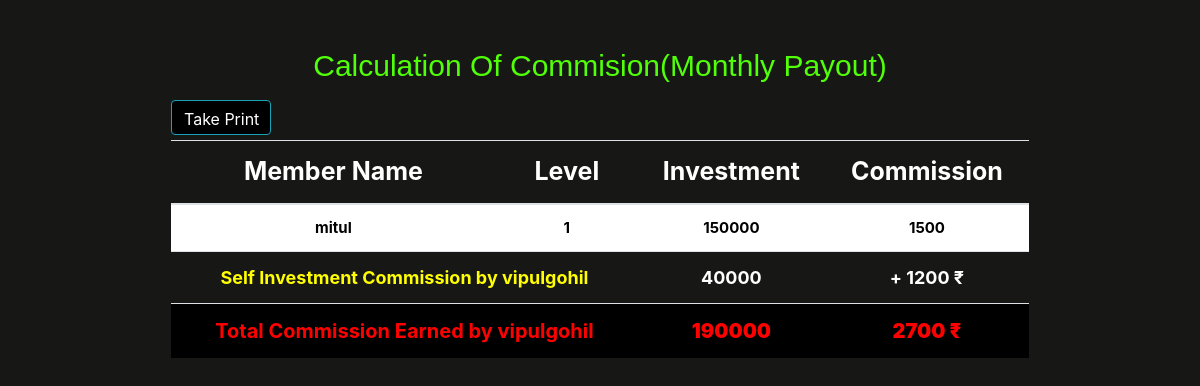
/commision.php?name=vipulgohil, run on an earlier commit of the app's database.
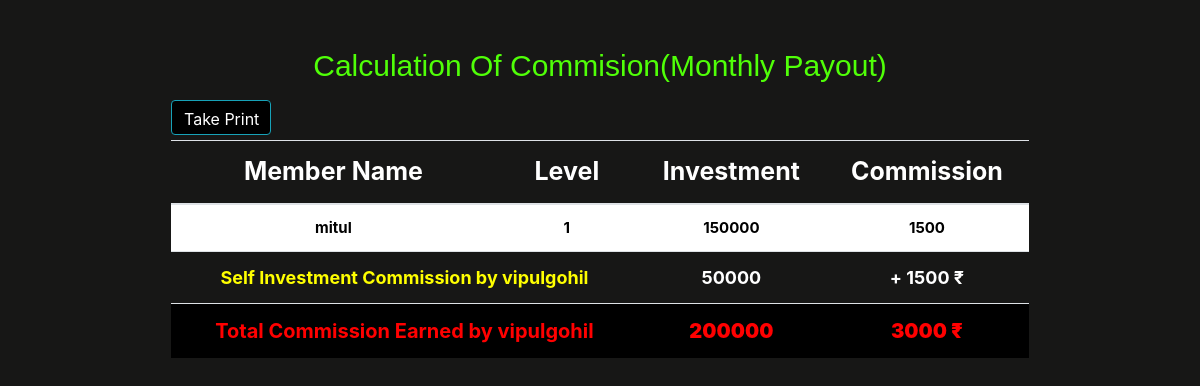
And on a later commit of the database.
### tables this page shows
CREATE TABLE `members` (
  `id` int(11) NOT NULL,
  `name` varchar(255) DEFAULT NULL,
  `upline` varchar(255) DEFAULT NULL,
  `amount` float NOT NULL,
  `fd` int(25) NOT NULL,
  `date` datetime NOT NULL DEFAULT current_timestamp(),
  `date1` datetime DEFAULT NULL
);

### commision.php (the view, shortened to what the changed rows need)
<!DOCTYPE html>
<html lang="en">
<head>
</head>
<link rel="stylesheet" href="//cdn.datatables.net/1.11.5/css/jquery.dataTables.min.css">
<link rel="stylesheet" href="https://use.fontawesome.com/releases/v5.8.2/css/all.css">
<link rel="stylesheet" href="https://maxcdn.bootstrapcdn.com/bootstrap/4.0.0/css/bootstrap.min.css">
<body class="back" style="background-color:#171716;">
    <main class="container mt-5">
        <div class="container" style="width:80%;">
            <div class="table-responsive" style="overflow-x: hidden;">
                <div class="form-container">
                    <h1 class="text-center" style="color:#50ff08; font-family: Algerian, sans-serif;font-size:30px;">Calculation Of Commision(Monthly Payout)</h1><br>
                    <?php
                        $upline = '';
                        if ($_SERVER['REQUEST_METHOD'] === 'POST') {
                            if (isset($_POST['upline'])) {
                                $upline = $_POST['upline'];
                            }
                        } elseif (isset($_GET['name'])) {
                            $upline = $_GET['name'];
                        }
                            $conn = mysqli_connect("localhost", "root", "", "mlm");
                            try {
                                $query = "SELECT * FROM members WHERE name = '$upline'";
                                $result = mysqli_query($conn, $query);
                                if (mysqli_num_rows($result) > 0) {
                                    while($row = mysqli_fetch_assoc($result)) {
                                        $investment = $row["amount"];
                                    }
                                } else {
                                    throw new Exception("No investment found for " . $upline);
                                }
                            }
                            catch (Exception $e) {
                            }
                    ?>
                        </div>
                                <table  id='NoOrder' class='table table-striped text-center'  style='font-size:20px;' >
                                    <thead>
                                        <tr style="font-size:25px;color:white;background-color:#171716;">
                                            <th>Member Name</th>
                                            <th>Level</th>
                                            <th>Investment</th>
                                            <th>Commission</th>
                                        </tr>
                                    </thead>
                                    <tbody>
                                <?php
                                if (isset($_GET['name'])) {
                                    $upline = $_GET['name'];
                                }
                                else if ($_SERVER['REQUEST_METHOD'] === 'POST') {
                                    $upline = $_POST['upline'];
                                }
                                    $conn = mysqli_connect("localhost", "root", "", "mlm");
                                    try {
                                        $query = "SELECT *, COALESCE(fd, '') AS fd FROM members WHERE name = '$upline'";
                                        $result = mysqli_query($conn, $query);
                                        if (mysqli_num_rows($result) > 0) {
                                            while ($row = mysqli_fetch_assoc($result)) {
                                                $investment = $row["amount"];
                                            }
                                        } else {
                                            throw new Exception("No investment found for " . $upline);
                                        }
                                        $total_commission = getDownlinesCommission($upline, $conn, 0, $investment);
                                        $final_total = ($investment * 0.03) + $total_commission;
                                        $own = ($investment * 0.03);
                                        $total_investment = getTotalInvestment($upline, $conn, 0, $investment);
                                        $totalInvestment = $investment + $total_investment;
                                        echo "<tr style='font-size:18px;color:yellow;background-color:#171716;'>";
                                        echo "<td colspan='1'><strong><span style='color:white;'>$investment</span></strong></td>";
                                        echo "<td colspan='1'><strong><span style='color:white;'>+ $own ₹</span></strong></td>";
                                        echo "</tr>";
                                        echo "<tr style='font-size:20px;background-color:black;color:red;'>";
                                        echo "<td colspan='1' style='font-size:20px;font-weight:bold;'><strong>$totalInvestment</strong></td>";
                                        echo "<td colspan='1' style='font-size:20px;font-weight:bold;'><strong>$final_total ₹</strong></td>";
                                        echo "</tr>";
                                    ?>
                                    </tbody>
                                </table>
                            <?php
                            } catch (Exception $e) {
                                echo "<div class='error'>" . $e->getMessage() . "</div>";
                            }
                            ?>
                        <?php
                            function  getTotalInvestment($upline, $conn, $level, $investment) {
                                $query = "SELECT * FROM members WHERE upline = '$upline'";
                                $result = mysqli_query($conn, $query);
                                if (mysqli_num_rows($result) > 0) {
                                    $sum = 0;
                                    while($row = mysqli_fetch_assoc($result)) {
                                        $amount = $row["amount"];
                                        $sum += $amount + getTotalInvestment($row["name"], $conn, $level + 1, $investment);
                                    }
                                    return $sum ;
                                } else {
                                    return 0;
                                }
                            }
                        ?>
                        <?php
                        function getDownlinesCommission($upline, $conn, $level, $investment) {
                            $query = "SELECT * FROM members WHERE upline = '$upline'";
                            $result = mysqli_query($conn, $query);
                            if (mysqli_num_rows($result) > 0) {
                                $commission = 0;
                                while($row = mysqli_fetch_assoc($result)) {
                                    $amount = $row["amount"];
                                    $fd = $row["fd"];
                                    if ($level == 0) {
                                        $level_commission = 0.01 * $amount;
                                        $level_commission1 = 0.01 * $fd;
                                    } else if ($level == 1) {
                                        $level_commission = 0.005 * $amount;
                                        $level_commission1 = 0.005 * $fd;
                                    } else {
                                        $level_commission = 0.0025 * $amount;
                                        $level_commission1 = 0.0025 * $fd;
                                    }
                                    $commission +=  $level_commission1 + $level_commission + getDownlinesCommission($row["name"], $conn, $level + 1, $investment);
                                }
                                return $commission ;
                            } else {
                                return 0;
                            }
                        }
                        ?>
                    </div>
                </div>
        </main>
    </body>
</html>

What changed in the data, as far as the page shows it:
changed members (number 2 of 2 on the later page): amount "40000" → "50000"; amount "1200" → "1500"; amount "190000" → "200000"; amount "2700" → "3000"
